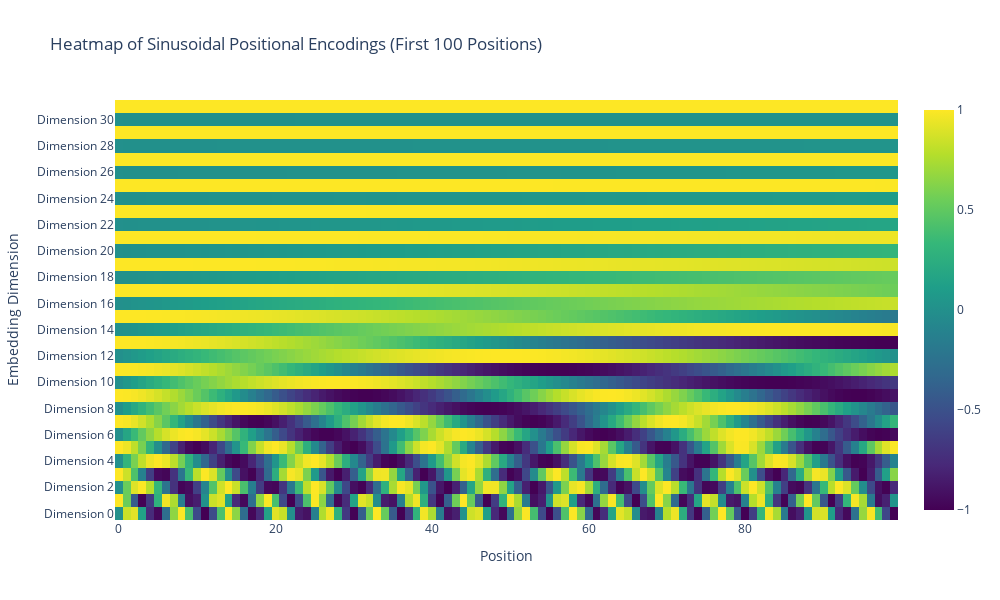

Write notebook code for a chart like this one.
### Code cell
import plotly.graph_objects as go

# Define parameters
vocab_size = 65  
n_emb = 32
block_size = 8

# Create an instance of the model
model = BigramLanguageModel()

# Create an instance of the PositionalEncoding for plotting purposes
pos_encoding = PositionalEncoding(n_emb)

# Generate sinusoidal encodings for a larger sequence length for smoother curves
T = 256  # Increase the sequence length for smoother sinusoidal curves
positional_encodings = pos_encoding.get_sinusoidal_encoding(T).numpy()

# Define positional encodings for the first 100 positions for heatmap
positional_encodings_subset = positional_encodings[:100]  # Select first 100 positions

# Create the heatmap
fig = go.Figure(data=go.Heatmap(
    z=positional_encodings_subset.T,  # Transpose to get dimensions on the y-axis
    x=list(range(100)),  # Positions (x-axis)
    y=[f"Dimension {i}" for i in range(positional_encodings_subset.shape[1])],  # Embedding dimensions (y-axis)
    colorscale="Viridis"  # Choose color scale
))

# Update layout
fig.update_layout(
    title="Heatmap of Sinusoidal Positional Encodings (First 100 Positions)",
    xaxis_title="Position",
    yaxis_title="Embedding Dimension",
    width=1000,
    height=600,
)

# Show the plot
fig.show()

### Figure 1 — Plotly figure (JSON) as saved in the notebook; plotly's stock layout.template omitted (floating-point values rounded to 4 significant figures; data arrays with more than 128 entries replaced by an {"elided": "..."} marker saying what was removed)
{"data": [{"colorscale": [[0, "#440154"], [0.1111, "#482878"], [0.2222, "#3e4989"], [0.3333, "#31688e"], [0.4444, "#26828e"], [0.5556, "#1f9e89"], [0.6667, "#35b779"], [0.7778, "#6ece58"], [0.8889, "#b5de2b"], [1, "#fde725"]], "type": "heatmap", "x": [0, 1, 2, 3, 4, 5, 6, 7, 8, 9, 10, 11, 12, 13, 14, 15, 16, 17, 18, 19, 20, 21, 22, 23, 24, 25, 26, 27, 28, 29, 30, 31, 32, 33, 34, 35, 36, 37, 38, 39, 40, 41, 42, 43, 44, 45, 46, 47, 48, 49, 50, 51, 52, 53, 54, 55, 56, 57, 58, 59, 60, 61, 62, 63, 64, 65, 66, 67, 68, 69, 70, 71, 72, 73, 74, 75, 76, 77, 78, 79, 80, 81, 82, 83, 84, 85, 86, 87, 88, 89, 90, 91, 92, 93, 94, 95, 96, 97, 98, 99], "y": ["Dimension 0", "Dimension 1", "Dimension 2", "Dimension 3", "Dimension 4", "Dimension 5", "Dimension 6", "Dimension 7", "Dimension 8", "Dimension 9", "Dimension 10", "Dimension 11", "Dimension 12", "Dimension 13", "Dimension 14", "Dimension 15", "Dimension 16", "Dimension 17", "Dimension 18", "Dimension 19", "Dimension 20", "Dimension 21", "Dimension 22", "Dimension 23", "Dimension 24", "Dimension 25", "Dimension 26", "Dimension 27", "Dimension 28", "Dimension 29", "Dimension 30", "Dimension 31"], "z": {"elided": "32x100 float values"}}], "layout": {"height": 600, "title": {"text": "Heatmap of Sinusoidal Positional Encodings (First 100 Positions)"}, "width": 1000, "xaxis": {"title": {"text": "Position"}}, "yaxis": {"title": {"text": "Embedding Dimension"}}}}
